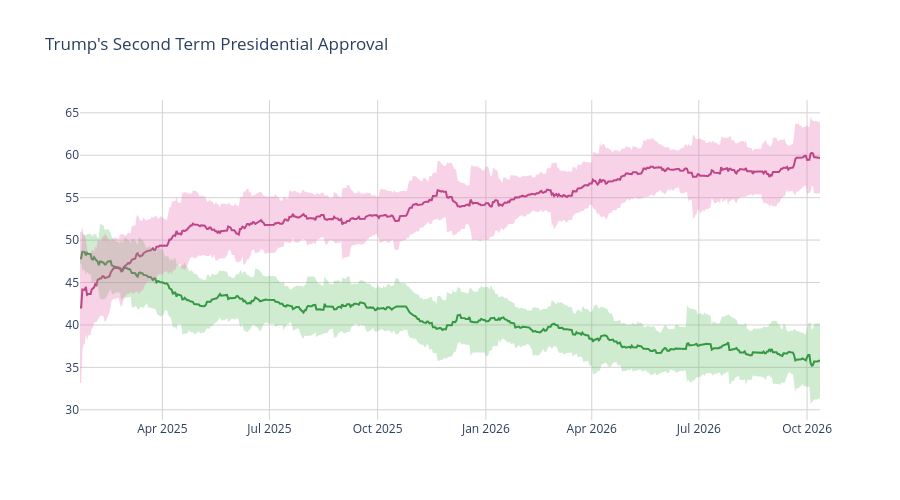

The notebook cell saved with this chart:
### Code cell
disappr_ci_hex = "#e86eaf"
appr_ci_hex = "#60be65"
disappr_ci_rgba = "rgba(232, 110, 175, 0.3)"
appr_ci_rgba = "rgba(96, 190, 101, 0.3)"
grid_col = "#d4d2d2"


# Approve
fig = go.Figure(go.Scatter(
    x=pres['end_date'],
    y=pres['approve'],
    hovertemplate="%{y:.2f}%",
    name="<b>Approve</b>",
    line=dict(color="#228833"),
    showlegend=False
))

# Disapprove
fig.add_trace(go.Scatter(
    x=pres['end_date'],
    y=pres['disapprove'],
    hovertemplate="%{y:.2f}%",
    name="<b>Disapprove</b>",
    line=dict(color="#aa3377"),
    showlegend=False
    )
)

# Approve CI
fig.add_traces([

    # Upper bound
    go.Scatter(
        x=pres['end_date'],
        y=pres['approve_upper_ci'],
        marker=dict(color=appr_ci_hex),
        line=dict(width=0),
        mode='lines',
        showlegend=False,
        hoverinfo="skip"
    ),

    # Lower bound
    go.Scatter(
        x=pres['end_date'],
        y=pres['approve_lower_ci'],
        marker=dict(color=appr_ci_hex),
        line=dict(width=0),
        mode='lines',
        fillcolor=appr_ci_rgba,
        fill="tonexty",
        showlegend=False,
        hoverinfo="skip"
    )
])

# Disapprove CI
fig.add_traces([

    # Upper bound
    go.Scatter(
        x=pres['end_date'],
        y=pres['disapprove_upper_ci'],
        marker=dict(color=disappr_ci_hex),
        line=dict(width=0),
        mode='lines',
        showlegend=False,
        hoverinfo="skip"
    ),

    # Lower bound
    go.Scatter(
        x=pres['end_date'],
        y=pres['disapprove_lower_ci'],
        marker=dict(color=disappr_ci_hex),
        line=dict(width=0),
        mode='lines',
        fillcolor=disappr_ci_rgba,
        fill="tonexty",
        showlegend=False,
        hoverinfo="skip"
    )
])

fig.update_layout(
    title=dict(text="Trump's Second Term Presidential Approval"),
    hovermode="x"
)

fig.update_xaxes(gridcolor=grid_col)
fig.update_yaxes(gridcolor=grid_col)

fig.update_layout(hovermode="x", hoverlabel_align="right", plot_bgcolor="rgba(0, 0, 0, 0)", height=500)
fig.show()

### Figure 1 — Plotly figure (JSON) as saved in the notebook; plotly's stock layout.template omitted (floating-point values rounded to 4 significant figures; data arrays with more than 128 entries replaced by an {"elided": "..."} marker saying what was removed)
{"data": [{"hovertemplate": "%{y:.2f}%", "line": {"color": "#228833"}, "name": "<b>Approve</b>", "showlegend": false, "type": "scatter", "x": {"elided": "630 str values"}, "y": {"elided": "630 float values"}}, {"hovertemplate": "%{y:.2f}%", "line": {"color": "#aa3377"}, "name": "<b>Disapprove</b>", "showlegend": false, "type": "scatter", "x": {"elided": "630 str values"}, "y": {"elided": "630 float values"}}, {"hoverinfo": "skip", "line": {"width": 0}, "marker": {"color": "#60be65"}, "mode": "lines", "showlegend": false, "type": "scatter", "x": {"elided": "630 str values"}, "y": {"elided": "630 float values"}}, {"fill": "tonexty", "fillcolor": "rgba(96, 190, 101, 0.3)", "hoverinfo": "skip", "line": {"width": 0}, "marker": {"color": "#60be65"}, "mode": "lines", "showlegend": false, "type": "scatter", "x": {"elided": "630 str values"}, "y": {"elided": "630 float values"}}, {"hoverinfo": "skip", "line": {"width": 0}, "marker": {"color": "#e86eaf"}, "mode": "lines", "showlegend": false, "type": "scatter", "x": {"elided": "630 str values"}, "y": {"elided": "630 float values"}}, {"fill": "tonexty", "fillcolor": "rgba(232, 110, 175, 0.3)", "hoverinfo": "skip", "line": {"width": 0}, "marker": {"color": "#e86eaf"}, "mode": "lines", "showlegend": false, "type": "scatter", "x": {"elided": "630 str values"}, "y": {"elided": "630 float values"}}], "layout": {"height": 500, "hoverlabel": {"align": "right"}, "hovermode": "x", "plot_bgcolor": "rgba(0, 0, 0, 0)", "title": {"text": "Trump's Second Term Presidential Approval"}, "xaxis": {"gridcolor": "#d4d2d2"}, "yaxis": {"gridcolor": "#d4d2d2"}}}
